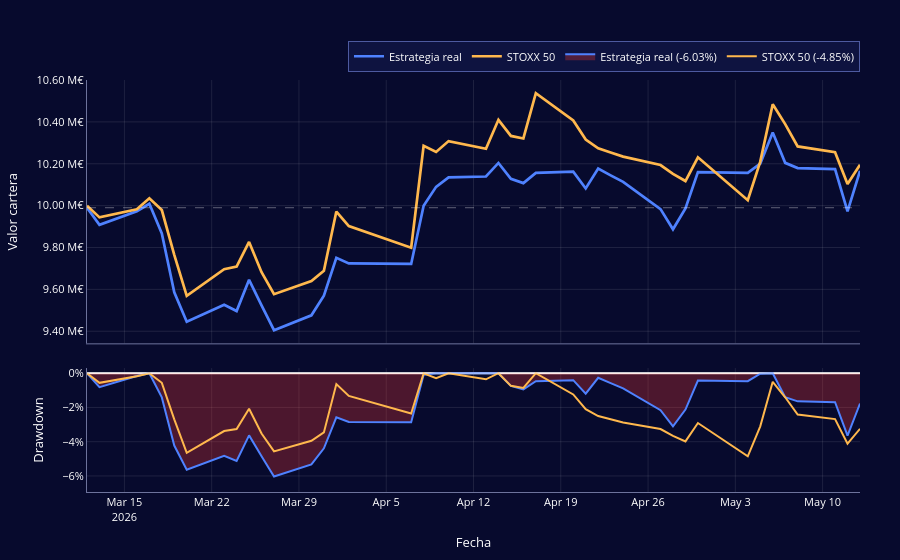

Notebook source saved alongside this figure:
### Code cell
fig = auxfun.grafico_evolucion_drawdown_plotly(series_grafico, titulo="")
fig.write_image("silva_alpha_nav_dd.svg", engine="kaleido")
